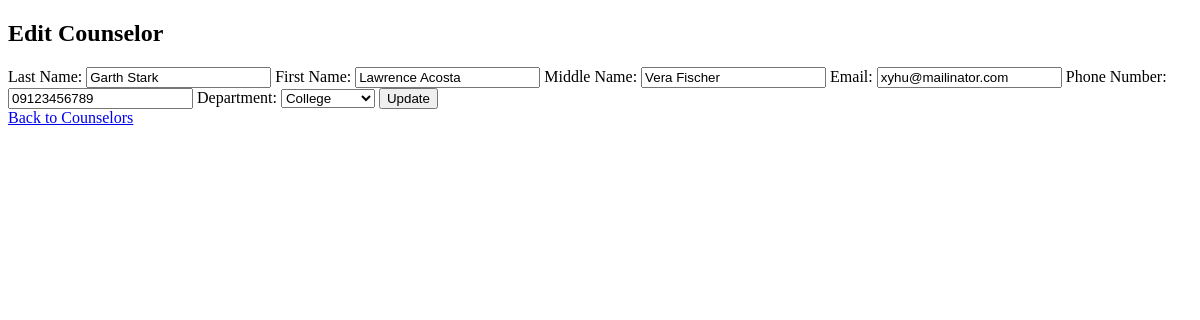
/HG/Counselors/editadmin.php?c_id=1, run on an earlier commit of the app's database.
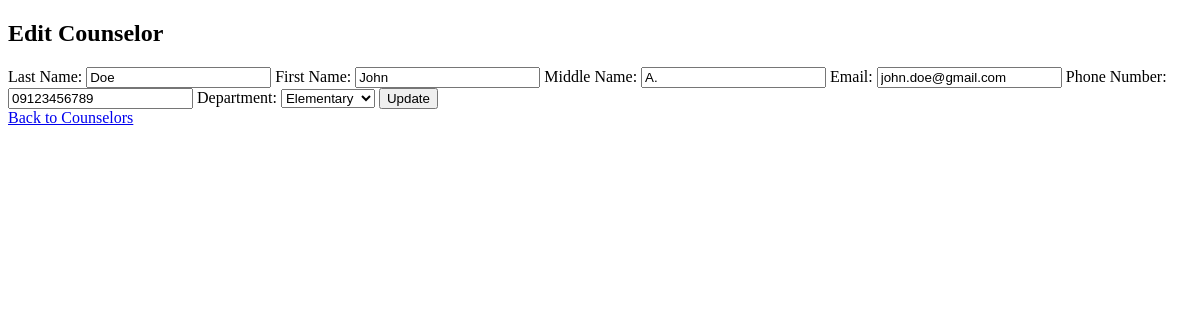
And on a later commit of the database.
### tables this page shows
CREATE TABLE `counselors` (
  `c_id` int(11) NOT NULL,
  `u_id` int(11) NOT NULL,
  `lname` varchar(50) NOT NULL,
  `fname` varchar(50) NOT NULL,
  `mname` varchar(50) DEFAULT NULL,
  `contact_num` varchar(15) NOT NULL,
  `email` varchar(100) NOT NULL,
  `c_level` varchar(20) NOT NULL,
  `c_image` varchar(225) NOT NULL
);

### HG/Counselors/editadmin.php (the view, shortened to what this page needs)
<?php
include $_SERVER['DOCUMENT_ROOT'].'/SGRMS/Database/db_connect.php';
$c_id = intval($_GET['c_id']);
$sql = "SELECT * FROM counselors WHERE c_id = ?";
$stmt = $conn->prepare($sql);
$stmt->bind_param("i", $c_id);
$stmt->execute();
$result = $stmt->get_result();
$counselor = $result->fetch_assoc();
?>
<!DOCTYPE html>
<html lang="en">
<head>
</head>
<body>
    <h2>Edit Counselor</h2>
    <form action="editadmin.php?c_id=<?php echo $c_id; ?>" method="POST">
        <label>Last Name:</label>
        <input type="text" name="lname" value="<?php echo htmlspecialchars($counselor['lname']); ?>" required>
        <label>First Name:</label>
        <input type="text" name="fname" value="<?php echo htmlspecialchars($counselor['fname']); ?>" required>
        <label>Middle Name:</label>
        <input type="text" name="mname" value="<?php echo htmlspecialchars($counselor['mname']); ?>">
        <label>Email:</label>
        <input type="email" name="email" value="<?php echo htmlspecialchars($counselor['email']); ?>" required>
        <label>Phone Number:</label>
        <input type="text" name="contact_num" value="<?php echo htmlspecialchars($counselor['contact_num']); ?>" required>
        <label>Department:</label>
        <select name="c_level" required>
            <option value="Elementary" <?php echo ($counselor['c_level'] == 'Elementary') ? 'selected' : ''; ?>>Elementary</option>
            <option value="College" <?php echo ($counselor['c_level'] == 'College') ? 'selected' : ''; ?>>College</option>
        </select>
        <button type="submit">Update</button>
    </form>
    <a href="counsel.php">Back to Counselors</a>
</body>
</html>

What changed in the data, as far as the page shows it:
changed counselors: lname "Garth Stark" → "Doe"; fname "Lawrence Acosta" → "John"; mname "Vera Fischer" → "A."; email "xyhu@mailinator.com" → "john.doe@gmail.com"; c_level "College" → "Elementary"
